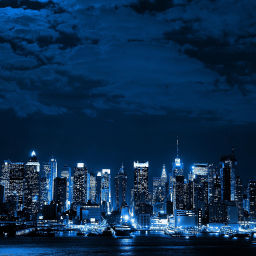
#> input picture source_images/256.jpg, 256 x 256 px
$ python filter.py
#> lines starting #> are read from the running program, lines starting #| are printed output that depends on the picture; long printed decimals are rounded
import numpy as np
import cv2
import matplotlib.pyplot as plt
from skimage.metrics import structural_similarity as ssim
import time  # імпортуємо модуль для вимірювання часу
from config import IMAGE_PATH_FILTER, NOISE_AMOUNT


def add_salt_pepper_noise(image, amount=0.05, salt_vs_pepper=0.5):
    """Додавання шуму 'сіль і перець' до зображення"""
    noisy = np.copy(image)
    num_salt = np.ceil(amount * image.size * salt_vs_pepper)
    num_pepper = np.ceil(amount * image.size * (1.0 - salt_vs_pepper))

    coords = [np.random.randint(0, i - 1, int(num_salt)) for i in image.shape]
    noisy[coords[0], coords[1]] = 250  # Змінимо білий колір на 250 (замість 255)

    coords = [np.random.randint(0, i - 1, int(num_pepper)) for i in image.shape]
    noisy[coords[0], coords[1]] = 0

    return noisy


def cellular_automaton_filter(image, extreme_values=(0, 250)):
    """Модифікований фільтр клітинних автоматів з виключенням екстремальних значень"""
    # Початок вимірювання часу
    start_time = time.time()

    filtered = np.copy(image)
    padded = np.pad(image, pad_width=1, mode='edge')
    min_val, max_val = extreme_values

    for i in range(1, padded.shape[0] - 1):
        for j in range(1, padded.shape[1] - 1):
            # Отримання сусідства Мура 3x3
            neighborhood = padded[i - 1:i + 2, j - 1:j + 2].flatten()

            # Виключення пікселів з екстремальними значеннями (0 або 250)
            filtered_neighborhood = [x for x in neighborhood if x not in (min_val, max_val)]

            # Якщо всі значення були екстремальними, залишаємо оригінальне сусідство
            if len(filtered_neighborhood) == 0:
                filtered_neighborhood = neighborhood

            # Сортування значень
            sorted_neighborhood = np.sort(filtered_neighborhood)

            # Якщо після фільтрації залишилося >= 3 значення, виключаємо мінімум і максимум
            if len(sorted_neighborhood) >= 3:
                trimmed = sorted_neighborhood[1:-1]
            else:
                trimmed = sorted_neighborhood

            # Оновлення пікселя
            filtered[i - 1, j - 1] = trimmed[0]

    # Кінець вимірювання часу
    end_time = time.time()
    print(f"Час виконання алгоритму КА: {end_time - start_time:.4f} секунд")

    return filtered.astype(np.uint8)


def compare_methods_with_psnr_ssim(original, noisy):
    """Порівняння різних методів фільтрації з модифікованим алгоритмом, використовуючи PSNR та SSIM"""
    # Фільтрація модифікованим методом клітинних автоматів
    ca_modified = cellular_automaton_filter(noisy)

    # Гаусівський фільтр
    gaussian_filtered = cv2.GaussianBlur(noisy, (3, 3), 0)

    # Медіанний фільтр
    median_filtered = cv2.medianBlur(noisy, 3)

    ssim_noisy = ssim(original, noisy)
    ssim_ca_mod = ssim(original, ca_modified)
    ssim_gaussian = ssim(original, gaussian_filtered)
    ssim_median = ssim(original, median_filtered)

    # Виведення результатів
    print(f"Порівняння з еталоном:")
    print(f"- Зашумлене зображення: SSIM={ssim_noisy:.2f}")
    print(f"- Метод КА: SSIM={ssim_ca_mod:.2f}")
    print(f"- Гаусівський фільтр: SSIM={ssim_gaussian:.2f}")
    print(f"- Медіанний фільтр: SSIM={ssim_median:.2f}")

    # Візуалізація результатів
    plt.figure(figsize=(15, 10))

    plt.subplot(2, 3, 1)
    plt.imshow(original, cmap='gray')
    plt.title('Оригінальне зображення')
    plt.axis('off')

    plt.subplot(2, 3, 2)
    plt.imshow(noisy, cmap='gray')
    plt.title(f'Зашумлене зображення\nSSIM: {ssim_noisy:.2f}')
    plt.axis('off')

    plt.subplot(2, 3, 3)
    plt.imshow(ca_modified, cmap='gray')
    plt.title(f'Метод КА\nSSIM: {ssim_ca_mod:.2f}')
    plt.axis('off')

    plt.subplot(2, 3, 4)
    plt.imshow(gaussian_filtered, cmap='gray')
    plt.title(f'Гаусівський фільтр\nSSIM: {ssim_gaussian:.2f}')
    plt.axis('off')

    plt.subplot(2, 3, 5)
    plt.imshow(median_filtered, cmap='gray')
    plt.title(f'Медіанний фільтр\nSSIM: {ssim_median:.2f}')
    plt.axis('off')

    plt.tight_layout()
    plt.show()

    return {
        'noisy': {'SSIM': ssim_noisy},
        'ca_modified': {'SSIM': ssim_ca_mod},
        'gaussian': {'SSIM': ssim_gaussian},
        'median': {'SSIM': ssim_median}
    }


def main():
    # Завантаження зображення
    image_path = IMAGE_PATH_FILTER
    original_image = cv2.imread(image_path, cv2.IMREAD_GRAYSCALE)
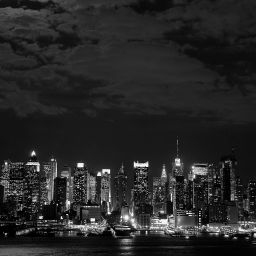
#> original_image: shape (256, 256); min 0, max 255, mean 38.8

    if original_image is None:
        print("Не вдалося завантажити зображення. Перевірте шлях.")
        return

    # Додавання шуму "сіль (250) і перець (0)"
    noisy_image = add_salt_pepper_noise(original_image, amount=NOISE_AMOUNT)
#> in add_salt_pepper_noise, `noisy[coords[0], coords[1]] = 250`:
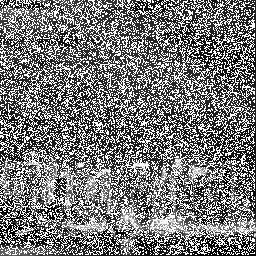
#> noisy: shape (256, 256); min 0, max 255, mean 120.9
#> in add_salt_pepper_noise, `noisy[coords[0], coords[1]] = 0`:
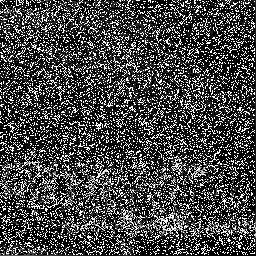
#> noisy: shape (256, 256); min 0, max 255, mean 73.8

    # Порівняння методів фільтрації
    results = compare_methods_with_psnr_ssim(original_image, noisy_image)
#> in cellular_automaton_filter, `padded = np.pad(image, pad_width=1, mode='edge')`:
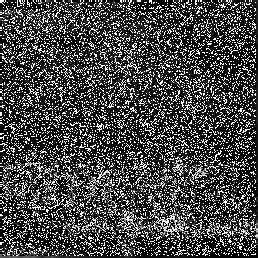
#> padded: shape (258, 258); min 0, max 255, mean 73.4
#> after the loop in cellular_automaton_filter, `for i in range(1, padded.shape[0] - 1):`:
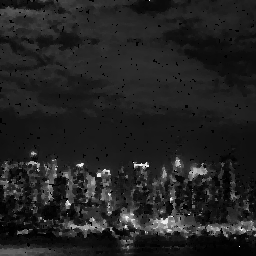
#> filtered: shape (256, 256); min 0, max 252, mean 35
#> in compare_methods_with_psnr_ssim, `gaussian_filtered = cv2.GaussianBlur(noisy, (3, 3), 0)`:
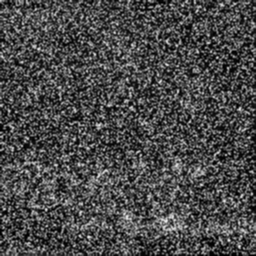
#> gaussian_filtered: shape (256, 256); min 0, max 234, mean 73.9
#> in compare_methods_with_psnr_ssim, `median_filtered = cv2.medianBlur(noisy, 3)`:
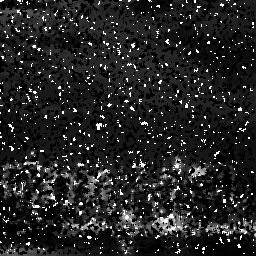
#> median_filtered: shape (256, 256); min 0, max 250, mean 36.5
#> in compare_methods_with_psnr_ssim, `ssim_noisy = ssim(original, noisy)`: ssim_noisy = 0.0299
#> in compare_methods_with_psnr_ssim, `ssim_ca_mod = ssim(original, ca_modified)`: ssim_ca_mod = 0.723
#> in compare_methods_with_psnr_ssim, `ssim_gaussian = ssim(original, gaussian_filtered)`: ssim_gaussian = 0.0849
#> in compare_methods_with_psnr_ssim, `ssim_median = ssim(original, median_filtered)`: ssim_median = 0.163
#| - Зашумлене зображення: SSIM=0.03
#| - Метод КА: SSIM=0.72
#| - Гаусівський фільтр: SSIM=0.08
#| - Медіанний фільтр: SSIM=0.16
#> results = 4 items
    print(results)
#| {'noisy': {'SSIM': 0.02989}, 'ca_modified': {'SSIM': 0.7227}, 'gaussian': {'SSIM': 0.08493}, 'median': {'SSIM': 0.1628}}


if __name__ == "__main__":
    main()
